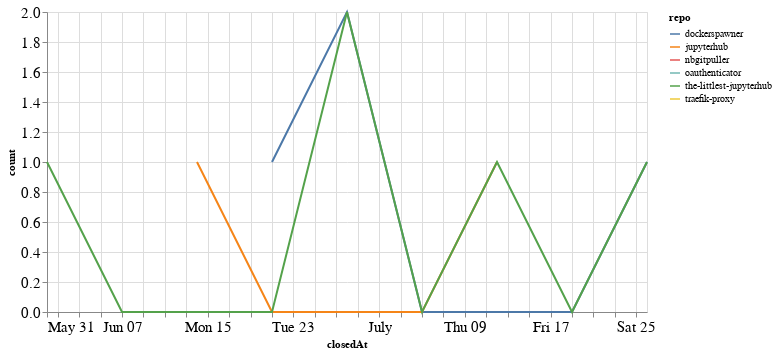

The code cell stored with this chart in its notebook:
### Code cell
closed_by_time = closed_by.groupby('repo').resample('W', on='closedAt').count()['author'].reset_index()
closed_by_time = closed_by_time.rename(columns={'author': 'count'})

alt.Chart(closed_by_time, width=600).mark_line().encode(
    x='closedAt',
    y='count',
    color='repo',
    tooltip="repo"
)

### Figure 1 — Vega-Lite specification as saved in the notebook (floating-point values rounded to 4 significant figures)
{"config": {"axisLeft": {"labelFontSize": 15}, "axisBottom": {"labelFontSize": 15}}, "data": {"name": "data-4dcfb3a3c4ccb62c8d668eae2797fb7e"}, "mark": "line", "encoding": {"color": {"type": "nominal", "field": "repo"}, "tooltip": {"type": "nominal", "field": "repo"}, "x": {"type": "temporal", "field": "closedAt"}, "y": {"type": "quantitative", "field": "count"}}, "width": 600, "$schema": "https://vega.github.io/schema/vega-lite/v4.8.1.json", "datasets": {"data-4dcfb3a3c4ccb62c8d668eae2797fb7e": [{"repo": "dockerspawner", "closedAt": "2020-06-21T00:00:00", "count": 1}, {"repo": "dockerspawner", "closedAt": "2020-06-28T00:00:00", "count": 2}, {"repo": "dockerspawner", "closedAt": "2020-07-05T00:00:00", "count": 0}, {"repo": "dockerspawner", "closedAt": "2020-07-12T00:00:00", "count": 0}, {"repo": "dockerspawner", "closedAt": "2020-07-19T00:00:00", "count": 0}, {"repo": "dockerspawner", "closedAt": "2020-07-26T00:00:00", "count": 1}, {"repo": "jupyterhub", "closedAt": "2020-06-14T00:00:00", "count": 1}, {"repo": "jupyterhub", "closedAt": "2020-06-21T00:00:00", "count": 0}, {"repo": "jupyterhub", "closedAt": "2020-06-28T00:00:00", "count": 0}, {"repo": "jupyterhub", "closedAt": "2020-07-05T00:00:00", "count": 0}, {"repo": "jupyterhub", "closedAt": "2020-07-12T00:00:00", "count": 1}, {"repo": "nbgitpuller", "closedAt": "2020-07-19T00:00:00", "count": 1}, {"repo": "oauthenticator", "closedAt": "2020-06-21T00:00:00", "count": 1}, {"repo": "the-littlest-jupyterhub", "closedAt": "2020-05-31T00:00:00", "count": 1}, {"repo": "the-littlest-jupyterhub", "closedAt": "2020-06-07T00:00:00", "count": 0}, {"repo": "the-littlest-jupyterhub", "closedAt": "2020-06-14T00:00:00", "count": 0}, {"repo": "the-littlest-jupyterhub", "closedAt": "2020-06-21T00:00:00", "count": 0}, {"repo": "the-littlest-jupyterhub", "closedAt": "2020-06-28T00:00:00", "count": 2}, {"repo": "the-littlest-jupyterhub", "closedAt": "2020-07-05T00:00:00", "count": 0}, {"repo": "the-littlest-jupyterhub", "closedAt": "2020-07-12T00:00:00", "count": 1}, {"repo": "the-littlest-jupyterhub", "closedAt": "2020-07-19T00:00:00", "count": 0}, {"repo": "the-littlest-jupyterhub", "closedAt": "2020-07-26T00:00:00", "count": 1}, {"repo": "traefik-proxy", "closedAt": "2020-05-31T00:00:00", "count": 1}]}}
